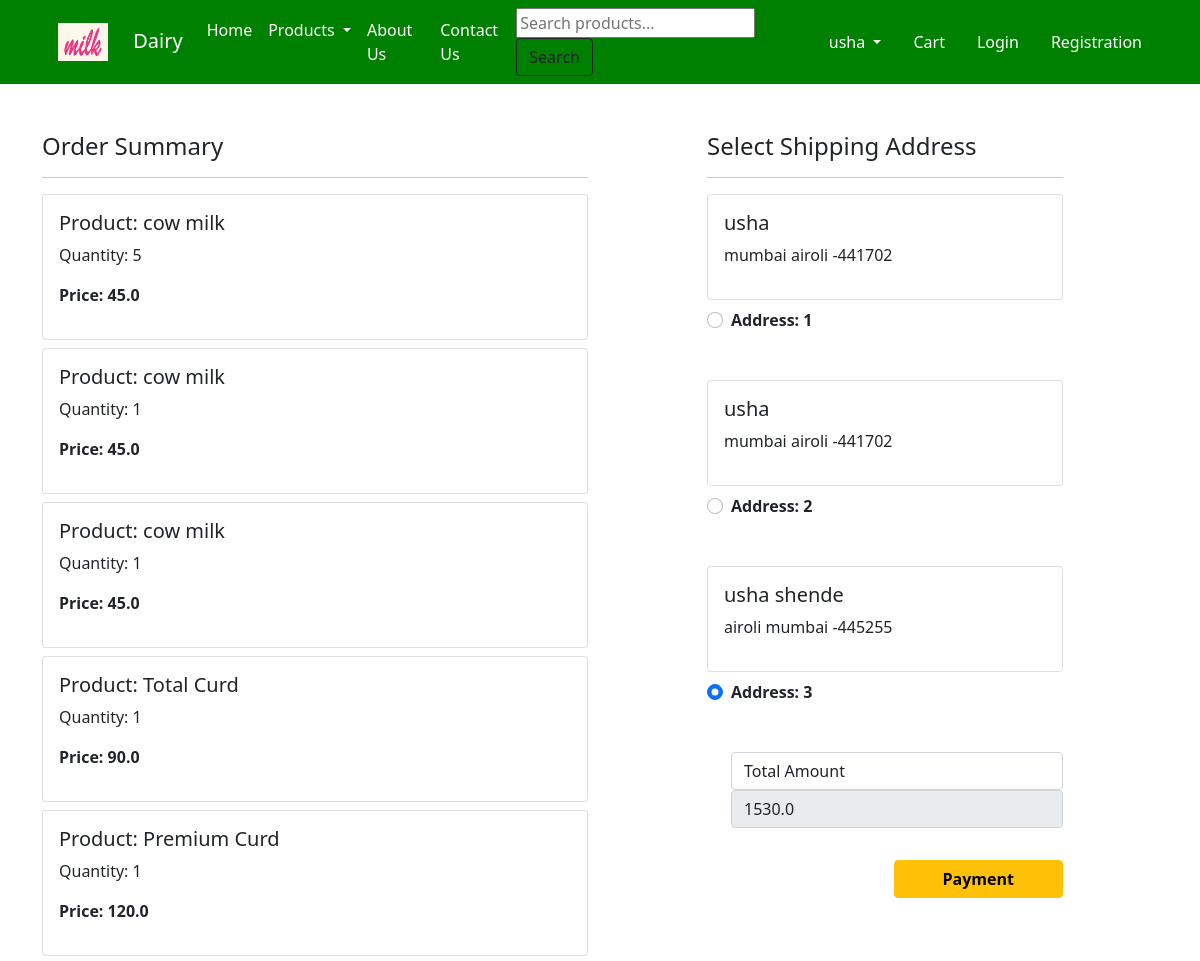
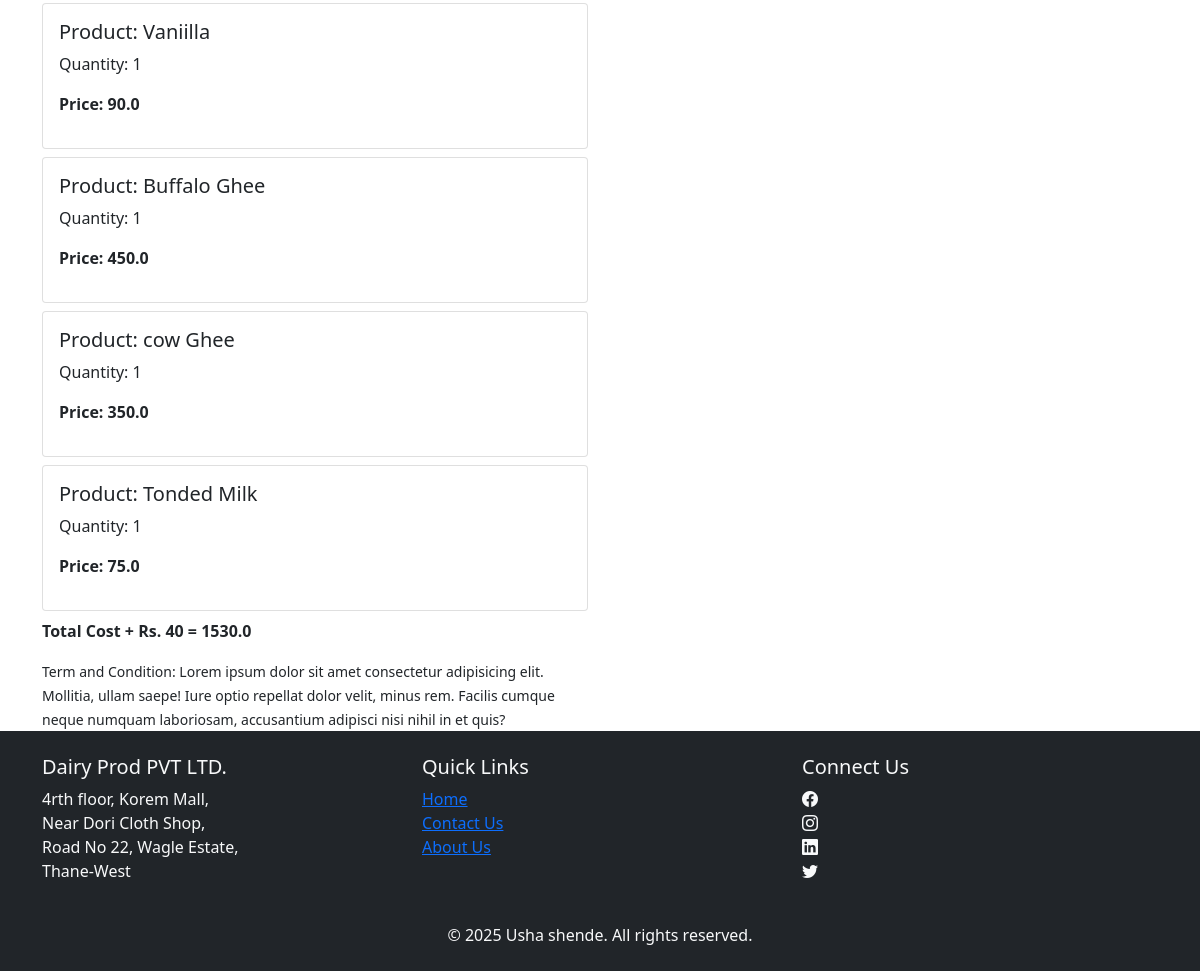
Screenshot of /checkout/ (signed in) with the database file from the repository (2 pictures, top to bottom).
### app/models.py (models this page shows, shortened)
class Cart(models.Model):
 user = models.ForeignKey(User, on_delete=models.CASCADE)
 product = models.ForeignKey(Product, on_delete=models.CASCADE)
 quantity = models.PositiveIntegerField(default=1)

class Product(models.Model):
 title = models.CharField(max_length=100)
 selling_price = models.FloatField()
 discounted_price = models.FloatField()
 description = models.TextField()
 brand = models.CharField(max_length=100)
 category = models.CharField( choices=CATEGORY_CHOICES, max_length=2)
 product_image = models.ImageField(upload_to='productimg')

class Customer(models.Model):
 user = models.ForeignKey(User, on_delete=models.CASCADE)
 name = models.CharField(max_length=200)
 locality = models.CharField(max_length=200)
 city = models.CharField(max_length=50)
 zipcode = models.IntegerField()
 state = models.CharField(choices=STATE_CHOICES, max_length=50)

### app/views.py (the view)
# urls.py: path('checkout/', views.checkout, name='checkout'),
def checkout(request):
    user = request.user
    add = Customer.objects.filter(user=user)
    cart_items = Cart.objects.filter(user=request.user)
    amount = 0.0
    shipping_amount = 40.0
    totalamount = 0.0
    cart_product = [p for p in cart_items]
    if cart_product:
        for p in cart_product:
            tempamount = p.quantity * p.product.discounted_price
            amount += tempamount
        totalamount = amount + shipping_amount
    context = {
        'add': add,
        'cart_items': cart_items,
        'totalamount': totalamount,
    }
    return render(request, 'app/checkout.html', context)

### app/templates/app/checkout.html (shortened to what this page needs)
{% extends 'app/base.html' %}
{% load static %}
{% block main-content %}
<div class="container">
  <div class="row mt-5">
    <div class="col-sm-6">
      <h4>Order Summary</h4>
      <hr>
      {% for item in cart_items %}
      <div class="card mb-2">
        <div class="card-body">
          <h5>Product: {{ item.product.title }}</h5>
          <p>Quantity: {{ item.quantity }}</p>
          <p class="fw-bold">Price: {{ item.product.discounted_price }}</p>
        </div>
      </div>
      {% endfor %}
      <p class="fw-bold">Total Cost + Rs. 40  = {{ totalamount }}</p>
      <small>Term and Condition: Lorem ipsum dolor sit amet consectetur adipisicing elit. Mollitia, ullam saepe! Iure optio repellat dolor velit, minus rem. Facilis cumque neque numquam laboriosam, accusantium adipisci nisi nihil in et quis?</small>
    </div>
    <div class="col-sm-4 offset-sm-1">
      <h4>Select Shipping Address</h4>
      <hr>
      <form  action="/paymentdone"  id="myform">
        {% for ad in add %}
        <div class="card">
          <div class="card-body">
            <h5>{{ ad.name }}</h5>
            <p>{{ ad.locality }} {{ ad.city }} {{ ad.stte }} -{{ ad.zipcode }}</p>
          </div>
        </div>
        <div class="form-check mt-2 mb-5">
          <input class="form-check-input" type="radio" name="custid" id="custadd{{ forloop.counter }}" value="{{ ad.id }}" checked>
          <label class="form-check-label fw-bold" for="custadd{{ forloop.counter }}">
            Address: {{ forloop.counter }} </label>
        </div>
        {% endfor %}
        <div class="form-check mb-3">
          <label for="totalamount" class="form-control">Total Amount</label>
          <input type="number" class="form-control" name="totalamount" value="{{ totalamount }}" readonly>
      </div>
        <div class="text-end">
          <button id="rzp-button1" type="submit" class="btn btn-warning mt-3 px-5 fw-bold">Payment</button>
        </div>
      </form>
    </div>
  </div>
</div>
{% endblock main-content %}

### rows the page displays
Cart: product "cow milk", quantity "5", product.discounted_price "45.0"
Cart: product "cow milk", quantity "1", product.discounted_price "45.0"
Cart: product "cow milk", quantity "1", product.discounted_price "45.0"
Cart: product "Total Curd", quantity "1", product.discounted_price "90.0"
Cart: product "Premium Curd", quantity "1", product.discounted_price "120.0"
Cart: product "Vaniilla", quantity "1", product.discounted_price "90.0"
Cart: product "Buffalo Ghee", quantity "1", product.discounted_price "450.0"
Cart: product "cow Ghee", quantity "1", product.discounted_price "350.0"
Cart: product "Tonded Milk", quantity "1", product.discounted_price "75.0"
Customer: name "usha", locality "mumbai", city "airoli", zipcode "441702"
Customer: name "usha", locality "mumbai", city "airoli", zipcode "441702"
Customer: name "usha shende", locality "airoli", city "mumbai", zipcode "445255"

### other values shown
{{ totalamount }} "1530.0"
